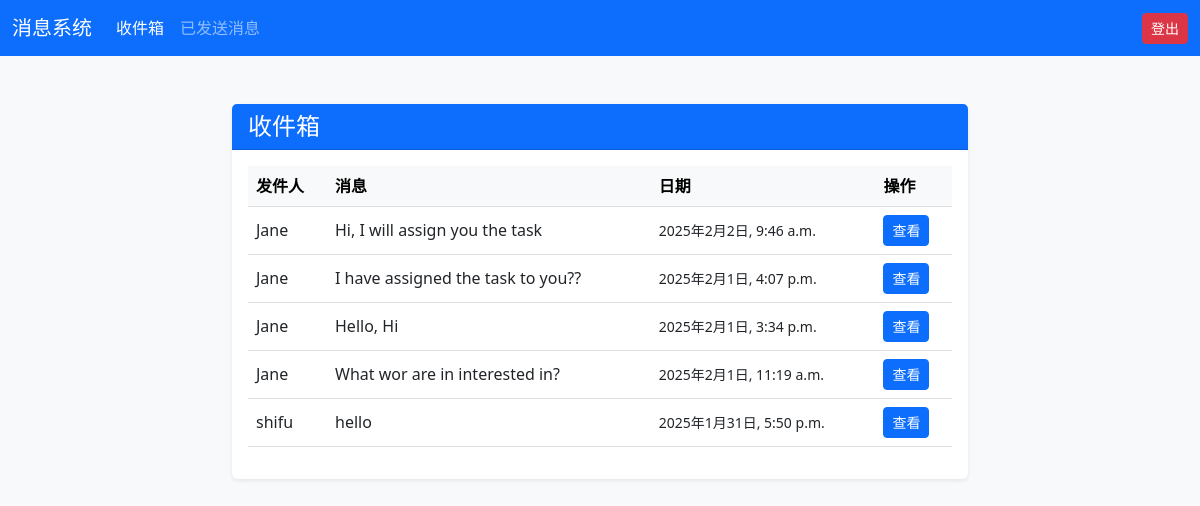
The page /inbox/ (signed in) on the database its author committed.
### app/models.py (models this page shows, shortened)
class Message(models.Model):
    sender = models.ForeignKey(settings.AUTH_USER_MODEL, related_name='sent_messages', on_delete=models.CASCADE)
    receiver = models.ForeignKey(settings.AUTH_USER_MODEL, related_name='received_messages', on_delete=models.CASCADE)
    content = models.TextField()
    created_at = models.DateTimeField(auto_now_add=True)
    is_read = models.BooleanField(default=False)

class CustomUser(AbstractUser):
    ROLE_CHOICES=(
        ('user','User'),
        ('merchant','Merchant'),
        ('admin','Admin'),
    )
    role=models.CharField(max_length=10,choices=ROLE_CHOICES,default='user')
    contact_info = models.CharField(max_length=100, blank=True)
    resume = models.FileField(upload_to='resumes/', null=True, blank=True)

### app/views.py (the view)
# urls.py: path('inbox/', inbox, name='inbox'),
@login_required
def inbox(request):
    messages = Message.objects.filter(receiver=request.user).order_by('-created_at')
    return render(request, 'inbox.html', {'messages': messages})

### templates/inbox.html (shortened to what this page needs)
<!DOCTYPE html>
<html lang="zh-CN">
<head>
    <link href="https://cdn.jsdelivr.net/npm/bootstrap@5.3.0/dist/css/bootstrap.min.css" rel="stylesheet">
</head>
<body class="bg-light">
    <nav class="navbar navbar-expand-lg navbar-dark bg-primary">
        <div class="container-fluid">
            <a class="navbar-brand" href="#">消息系统</a>
            <div class="collapse navbar-collapse" id="navbarNav">
                <ul class="navbar-nav">
                    <li class="nav-item">
                        <a class="nav-link active" href="#">收件箱</a>
                    </li>
                    <li class="nav-item">
                        <a class="nav-link" href="{% url 'sent_messages' %}">已发送消息</a>
                    </li>
                </ul>
                <ul class="navbar-nav ms-auto">
                    <li class="nav-item">
                        <a class="btn btn-danger btn-sm" href="{% url 'logout' %}">登出</a>
                    </li>
                </ul>
            </div>
        </div>
    </nav>
    <div class="container mt-5">
        <div class="row">
            <div class="col-lg-8 mx-auto">
                <div class="card shadow-sm border-0">
                    <div class="card-header bg-primary text-white">
                        <h4 class="card-title mb-0">收件箱</h4>
                    </div>
                    <div class="card-body">
                        {% if messages %}
                        <table class="table table-hover">
                            <thead class="table-light">
                                <tr>
                                    <th scope="col">发件人</th>
                                    <th scope="col">消息</th>
                                    <th scope="col">日期</th>
                                    <th scope="col">操作</th>
                                </tr>
                            </thead>
                            <tbody>
                                {% for message in messages %}
                                <tr class="{% if not message.is_read %}table-warning{% endif %}">
                                    <td class="align-middle">
                                        <div class="d-flex align-items-center">
                                            {{ message.sender.username }}
                                        </div>
                                    </td>
                                    <td class="align-middle">
                                        {{ message.content|truncatewords:10 }}
                                    </td>
                                    <td class="align-middle">
                                        <small>{{ message.created_at|date:"Y年n月j日, g:i a" }}</small>
                                    </td>
                                    <td class="align-middle">
                                        <a href="{% url 'message_detail' message.id %}" class="btn btn-sm btn-primary">查看</a>
                                    </td>
                                </tr>
                                {% endfor %}
                            </tbody>
                        </table>
                        {% else %}
                        <div class="alert alert-info text-center mb-0">
                            未找到消息。
                        </div>
                        {% endif %}
                    </div>
                </div>
            </div>
        </div>
    </div>
</body>
</html>

### rows shown on the page
Message: sender.username "Jane", content "Hi, I will assign you the task", created_at "2025年2月2日, 9:46 a.m."
Message: sender.username "Jane", content "I have assigned the task to you??", created_at "2025年2月1日, 4:07 p.m."
Message: sender.username "Jane", content "Hello, Hi", created_at "2025年2月1日, 3:34 p.m."
Message: sender.username "Jane", content "What wor are in interested in?", created_at "2025年2月1日, 11:19 a.m."
Message: sender.username "shifu", content "hello", created_at "2025年1月31日, 5:50 p.m."
